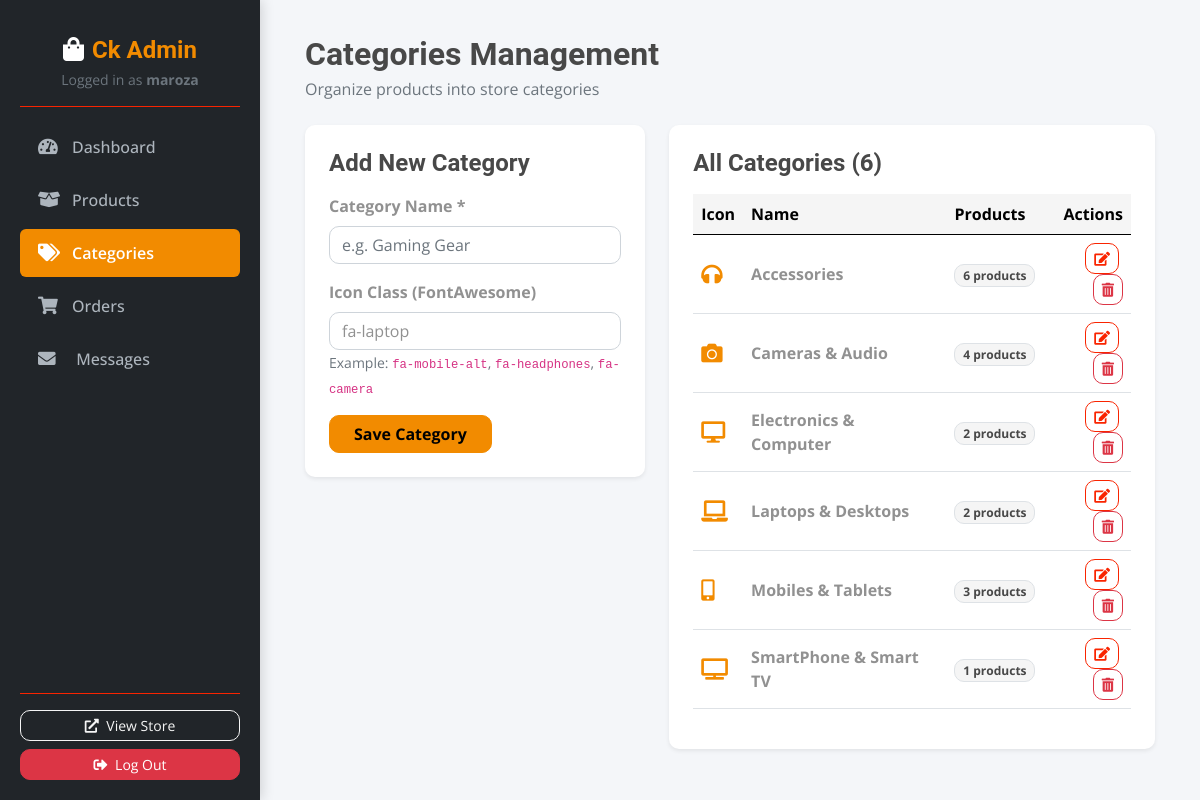
Screenshot of /admin/categories.php (signed in) with the database file from the repository.
### tables this page shows
CREATE TABLE IF NOT EXISTS `categories` (
    `id` INT AUTO_INCREMENT PRIMARY KEY,
    `name` VARCHAR(100) NOT NULL,
    `slug` VARCHAR(100) NOT NULL UNIQUE,
    `icon` VARCHAR(50) DEFAULT 'fa-laptop',
    `created_at` TIMESTAMP DEFAULT CURRENT_TIMESTAMP
);

### admin/categories.php (the view, shortened to what this page needs)
<?php
require_once __DIR__ . '/header.php';
$editingCat = null;
$categories = $db->query("
    SELECT c.*, COUNT(p.id) AS product_count
    FROM categories c
    LEFT JOIN products p ON c.id = p.category_id
    GROUP BY c.id
    ORDER BY c.name ASC
")->fetchAll();
?>
<div class="d-flex justify-content-between align-items-center mb-4">
    <div>
        <h2 class="fw-bold mb-1">Categories Management</h2>
        <p class="text-muted mb-0">Organize products into store categories</p>
    </div>
</div>
<div class="row g-4">
    <div class="col-md-5">
        <div class="card border-0 shadow-sm p-4 bg-white rounded">
            <h4 class="fw-bold mb-3"><?= $editingCat ? 'Edit Category' : 'Add New Category' ?></h4>
            <form action="categories.php" method="POST">
                <div class="mb-3">
                    <label class="form-label fw-bold">Category Name *</label>
                    <input type="text" name="name" class="form-control" value="<?= htmlspecialchars($editingCat['name'] ?? '') ?>" placeholder="e.g. Gaming Gear" required>
                </div>
                <div class="mb-3">
                    <label class="form-label fw-bold">Icon Class (FontAwesome)</label>
                    <input type="text" name="icon" class="form-control" value="<?= htmlspecialchars($editingCat['icon'] ?? 'fa-laptop') ?>" placeholder="e.g. fa-gamepad">
                    <small class="text-muted">Example: <code>fa-mobile-alt</code>, <code>fa-headphones</code>, <code>fa-camera</code></small>
                </div>
                <button type="submit" class="btn btn-primary px-4 fw-bold">
                    <?= $editingCat ? 'Update Category' : 'Save Category' ?>
                </button>
            </form>
        </div>
    </div>
    <div class="col-md-7">
        <div class="card border-0 shadow-sm p-4 bg-white rounded">
            <h4 class="fw-bold mb-3">All Categories (<?= count($categories) ?>)</h4>
            <div class="table-responsive">
                <table class="table table-hover align-middle">
                    <thead class="table-light">
                        <tr>
                            <th>Icon</th>
                            <th>Name</th>
                            <th>Products</th>
                            <th class="text-end">Actions</th>
                        </tr>
                    </thead>
                    <tbody>
                        <?php foreach ($categories as $cat): ?>
                            <tr>
                                <td><i class="fas <?= htmlspecialchars($cat['icon']) ?> fa-lg text-primary"></i></td>
                                <td><strong><?= htmlspecialchars($cat['name']) ?></strong></td>
                                <td><span class="badge bg-light text-dark border"><?= $cat['product_count'] ?> products</span></td>
                                <td class="text-end">
                                    <a href="categories.php?action=edit&id=<?= $cat['id'] ?>" class="btn btn-sm btn-outline-secondary me-1">
                                        <i class="fas fa-edit"></i>
                                    </a>
                                    <a href="categories.php?action=delete&id=<?= $cat['id'] ?>" class="btn btn-sm btn-outline-danger" onclick="return confirm('Delete this category? Associated products may be affected.');">
                                        <i class="fas fa-trash-alt"></i>
                                    </a>
                                </td>
                            </tr>
                        <?php endforeach; ?>
                    </tbody>
                </table>
            </div>
        </div>
    </div>
</div>
<?php require_once __DIR__ . '/footer.php'; ?>

### admin/header.php (style rules this page uses)
* { box-sizing: border-box; }
body { font-family: 'Open Sans', sans-serif; background-color: #f4f6f9; margin: 0; padding: 0; overflow-x: hidden; }

### rows the page displays
categories: name "Accessories", product_count "6"
categories: name "Cameras & Audio", product_count "4"
categories: name "Electronics & Computer", product_count "2"
categories: name "Laptops & Desktops", product_count "2"
categories: name "Mobiles & Tablets", product_count "3"
categories: name "SmartPhone & Smart TV", product_count "1"

### other values shown
$_SESSION['username'] "maroza"
count($categories) "6"
